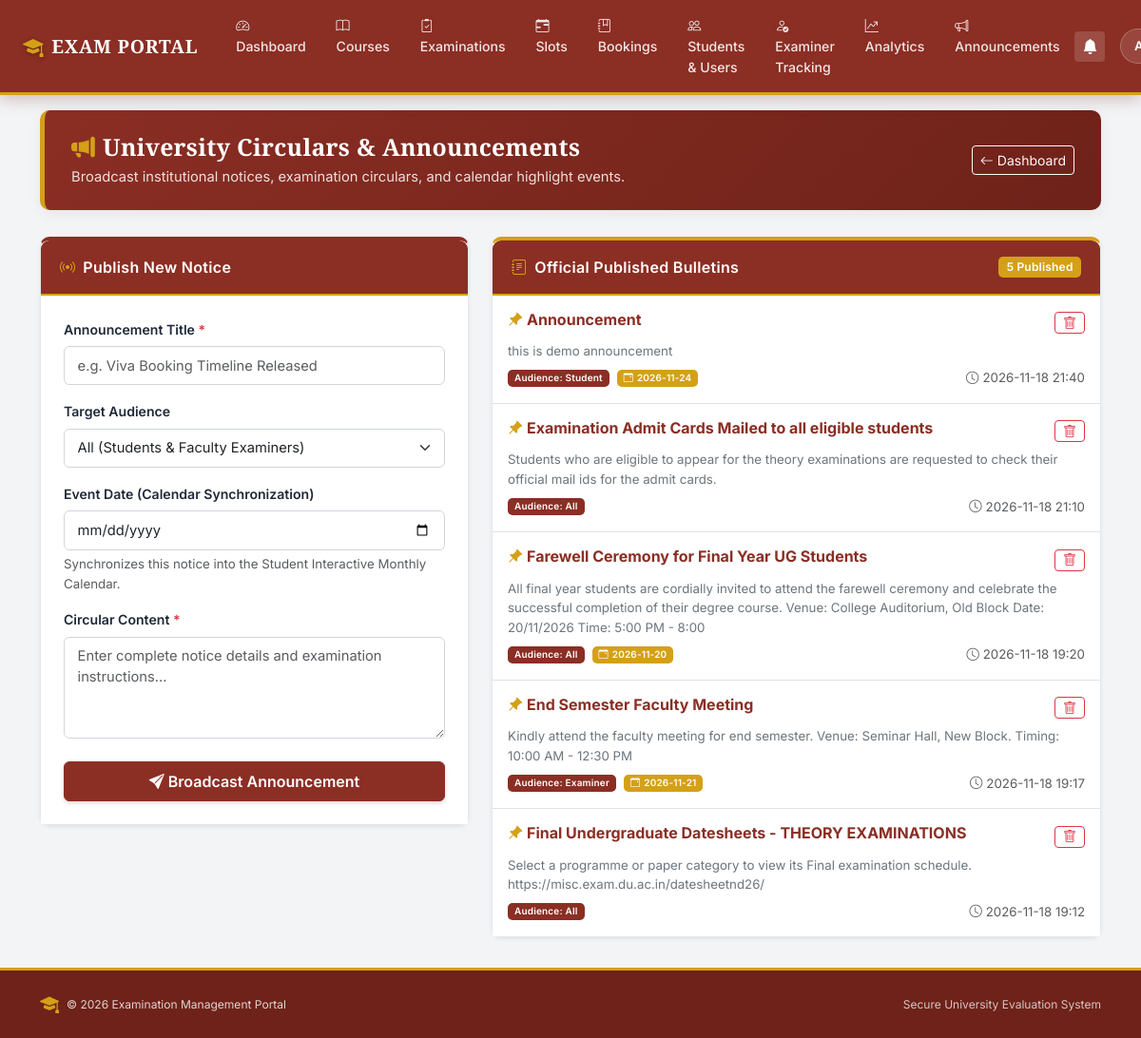
Screenshot of /admin/announcements (signed in) with the database file from the repository.
### models.py (models this page shows, shortened)
class BaseModel(db.Model):
    __abstract__ = True

class Announcement(BaseModel):
    id = db.Column(db.Integer, primary_key=True)
    title = db.Column(db.String(200), nullable=False)
    content = db.Column(db.Text, nullable=False)
    target_role = db.Column(db.String(50), default="All")
    event_date = db.Column(db.String(30))
    created_at = db.Column(db.String(30), default=lambda: datetime.now().strftime("%Y-%m-%d %H:%M"))

### routes/admin.py (the view, shortened to what this page needs)
@role_required("Admin")
def admin_announcements():
    announcements = Announcement.query.order_by(Announcement.id.desc()).all()
    return render_template("admin_announcements.html", announcements=announcements)

### app.py (called while the page is built)
@app.context_processor
def inject_global_data():
    unread_count = 0
    if "user_id" in session:
        try:
            unread_count = Notification.query.filter_by(
                user_id=session["user_id"], is_read=False
            ).count()
        except Exception:
            pass
    return dict(unread_notifications_count=unread_count)

### helpers.py (called while the page is built)
def role_required(required_role):
    def decorator(fn):
        @wraps(fn)
        def wrapper(*args, **kwargs):
            uid = session.get("user_id")
            if not uid:
                return redirect(url_for("login"))
            user = db.session.get(User, uid) if hasattr(db.session, "get") else User.query.get(uid)
            if not user or not user.is_active:
                session.clear()
                return redirect(url_for("login"))
            if user.role != required_role:
                abort(403)
            if user.role == "Examiner" and not user.is_approved:
                session.clear()
                return redirect(url_for("login"))
            return fn(*args, **kwargs)
        return wrapper
    return decorator

### templates/admin_announcements.html (shortened to what this page needs)
{% extends "base.html" %}
{% block content %}
<div class="container my-3">
    <div class="erp-header">
        <div class="d-flex justify-content-between align-items-center flex-wrap gap-2">
            <div>
                <h2><i class="bi bi-megaphone-fill me-2 text-gold"></i>University Circulars &amp; Announcements</h2>
                <p>Broadcast institutional notices, examination circulars, and calendar highlight events.</p>
            </div>
            <div>
                <a href="{{ url_for('admin_dashboard') }}" class="btn btn-outline-light btn-sm">
                    <i class="bi bi-arrow-left me-1"></i>Dashboard
                </a>
            </div>
        </div>
    </div>
    <div class="row g-4">
        <div class="col-lg-5">
            <div class="card shadow-sm" style="border-top: 4px solid var(--maroon);">
                <div class="card-header card-header-maroon">
                    <i class="bi bi-broadcast me-2 text-gold"></i>Publish New Notice
                </div>
                <div class="card-body p-4 bg-white">
                    <form method="POST" action="{{ url_for('admin_announcements') }}">
                        <div class="mb-3">
                            <label class="form-label">Announcement Title <span class="text-danger">*</span></label>
                            <input type="text" name="title" class="form-control" placeholder="e.g. Viva Booking Timeline Released" required>
                        </div>
                        <div class="mb-3">
                            <label class="form-label">Target Audience</label>
                            <select name="target_role" class="form-select">
                                <option value="All" selected>All (Students &amp; Faculty Examiners)</option>
                            </select>
                        </div>
                        <div class="mb-3">
                            <label class="form-label">Event Date (Calendar Synchronization)</label>
                            <input type="date" name="event_date" class="form-control">
                            <div class="form-text small">Synchronizes this notice into the Student Interactive Monthly Calendar.</div>
                        </div>
                        <div class="mb-4">
                            <label class="form-label">Circular Content <span class="text-danger">*</span></label>
                            <textarea name="content" class="form-control" rows="4" placeholder="Enter complete notice details and examination instructions..." required></textarea>
                        </div>
                        <button type="submit" class="btn btn-primary w-100 py-2">
                            <i class="bi bi-send-fill me-1"></i>Broadcast Announcement
                        </button>
                    </form>
                </div>
            </div>
        </div>
        <div class="col-lg-7">
            <div class="card shadow-sm" style="border-top: 4px solid var(--gold);">
                <div class="card-header card-header-maroon d-flex justify-content-between align-items-center">
                    <span><i class="bi bi-journal-text me-2 text-gold"></i>Official Published Bulletins</span>
                    <span class="badge bg-gold text-dark">{{ announcements|length }} Published</span>
                </div>
                <div class="card-body p-0">
                    {% if announcements %}
                    <div class="list-group list-group-flush">
                        {% for a in announcements %}
                        <div class="list-group-item p-3">
                            <div class="d-flex justify-content-between align-items-start mb-2">
                                <h6 class="fw-bold text-maroon mb-0">
                                    <i class="bi bi-pin-angle-fill text-gold me-1"></i>{{ a.title }}
                                </h6>
                                <form method="POST" action="{{ url_for('delete_announcement', announcement_id=a.id) }}" onsubmit="return confirm('Remove this announcement?');">
                                    <button type="submit" class="btn btn-outline-danger btn-sm py-0 px-2" title="Delete">
                                        <i class="bi bi-trash"></i>
                                    </button>
                                </form>
                            </div>
                            <p class="text-secondary small mb-2">{{ a.content }}</p>
                            <div class="d-flex gap-2 flex-wrap small align-items-center">
                                <span class="badge bg-maroon">Audience: {{ a.target_role }}</span>
                                {% if a.event_date %}
                                <span class="badge bg-gold text-dark"><i class="bi bi-calendar-event me-1"></i>{{ a.event_date }}</span>
                                {% endif %}
                                <span class="text-muted ms-auto"><i class="bi bi-clock me-1"></i>{{ a.created_at }}</span>
                            </div>
                        </div>
                        {% endfor %}
                    </div>
                    {% else %}
                    <div class="p-5 text-center text-muted">
                        <i class="bi bi-megaphone display-6 d-block mb-2 text-secondary"></i>
                        <span>No institutional announcements published yet.</span>
                    </div>
                    {% endif %}
                </div>
            </div>
        </div>
    </div>
</div>
{% endblock %}

### templates/base.html (style rules this page uses)
:root { --maroon: #8B2E24; --maroon-dark: #6E2219; --maroon-light: #A3382D; --maroon-subtle: #FDF2F0; --gold: #D4A017; --gold-dark: #B58810; --gold-light: #FEF8E7; --gold-subtle: #FFFDF5; --bg-light: #F3F4F6; --card-bg: #FFFFFF; --text-dark: #1F2937; --text-muted: #6B7280; --border-color: #E5E7EB; --shadow-sm: 0 2px 6px rgba(0, 0, 0, 0.04); --shadow-md: 0 4px 14px rgba(0, 0, 0, 0.06); --shadow-lg: 0 10px 25px rgba(139, 46, 36, 0.10); --radius: 0.625rem; }
body { padding-top: 68px; background-color: var(--bg-light); color: var(--text-dark); font-family: 'Inter', -apple-system, BlinkMacSystemFont, "Segoe UI", Roboto, sans-serif; font-size: 0.95rem; line-height: 1.55; min-height: 100vh; display: flex; flex-direction: column; }
.erp-header { background: linear-gradient(135deg, var(--maroon) 0%, var(--maroon-dark) 100%); color: #FFFFFF; border-radius: var(--radius); padding: 1.5rem 1.75rem; margin-bottom: 1.75rem; border-left: 5px solid var(--gold); box-shadow: var(--shadow-md); position: relative; overflow: hidden; }
.erp-header h2 { font-family: 'Cinzel', Georgia, serif; font-weight: 700; font-size: 1.55rem; margin-bottom: 0.3rem; letter-spacing: 0.3px; }
.erp-header p { color: rgba(255, 255, 255, 0.85); font-size: 0.92rem; margin-bottom: 0; }
.card { background-color: var(--card-bg); border: 1px solid var(--border-color); border-radius: var(--radius); box-shadow: var(--shadow-sm); transition: box-shadow 0.2s ease, transform 0.2s ease; }
.card-header { background-color: #FFFFFF; border-bottom: 1px solid var(--border-color); padding: 1rem 1.25rem; font-weight: 600; font-size: 1rem; color: var(--maroon); }
.card-header-maroon { background-color: var(--maroon) !important; color: #FFFFFF !important; border-bottom: 2.5px solid var(--gold) !important; padding: 0.95rem 1.25rem !important; font-weight: 600; letter-spacing: 0.3px; border-top-left-radius: calc(var(--radius) - 1px) !important; border-top-right-radius: calc(var(--radius) - 1px) !important; }
.btn-primary { background-color: var(--maroon) !important; border-color: var(--maroon) !important; color: #FFFFFF !important; font-weight: 600; padding: 0.5rem 1.15rem; border-radius: 6px; box-shadow: 0 2px 4px rgba(139, 46, 36, 0.2); transition: all 0.2s ease; }
.text-gold { color: var(--gold) !important; }
.text-maroon { color: var(--maroon) !important; }
.bg-maroon { background-color: var(--maroon) !important; color: #FFFFFF !important; }
.bg-gold { background-color: var(--gold) !important; color: #FFFFFF !important; }
.badge { font-weight: 600; padding: 0.4em 0.7em; letter-spacing: 0.2px; border-radius: 5px; }
.form-label { font-weight: 600; font-size: 0.88rem; color: var(--text-dark); margin-bottom: 0.4rem; }
.form-control, .form-select { border: 1px solid #D1D5DB; border-radius: 6px; padding: 0.55rem 0.85rem; font-size: 0.92rem; transition: all 0.2s ease; }
a { color: var(--maroon); text-decoration: none; transition: color 0.15s ease; }

### rows the page displays
Announcement: title "Announcement", content "this is demo announcement", target_role "Student", event_date "2026-11-24", created_at "2026-11-18 21:40"
Announcement: title "Examination Admit Cards Mailed to all eligible students", content "Students who are eligible to appear for the theory examinations are requested to check their official mail ids for the admit cards.", target_role "All", created_at "2026-11-18 21:10"
Announcement: title "Farewell Ceremony for Final Year UG Students", content "All final year students are cordially invited to attend the farewell ceremony and celebrate the successful completion of their degree course. Venue: College Auditorium, Old Block Date: 20/11/2026 Time: 5:00 PM - 8:00", target_role "All", event_date "2026-11-20", created_at "2026-11-18 19:20"
Announcement: title "End Semester Faculty Meeting", content "Kindly attend the faculty meeting for end semester. Venue: Seminar Hall, New Block. Timing: 10:00 AM - 12:30 PM", target_role "Examiner", event_date "2026-11-21", created_at "2026-11-18 19:17"
Announcement: title "Final Undergraduate Datesheets - THEORY EXAMINATIONS", content "Select a programme or paper category to view its Final examination schedule. https://misc.exam.du.ac.in/datesheetnd26/", target_role "All", created_at "2026-11-18 19:12"

### other values shown
{{ announcements|length }} "5"
{{ 2026 }} "2026"
